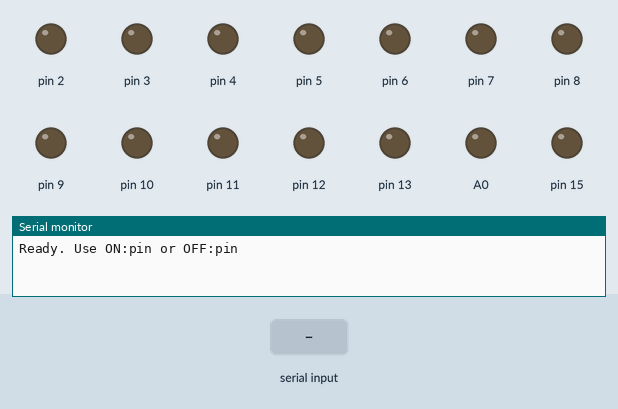
Recording of a sketch running on a simulated Arduino Uno, built with avr-gcc and run on an emulated ATmega328P. Parts: output pins drawn as LEDs (lit = HIGH), the last lines printed to the serial monitor. Inputs (shaded band) come from the test bench.

Above: at 1.2 s.
1.3 s: "ON:3\n" received over Serial
At 2.0 s:
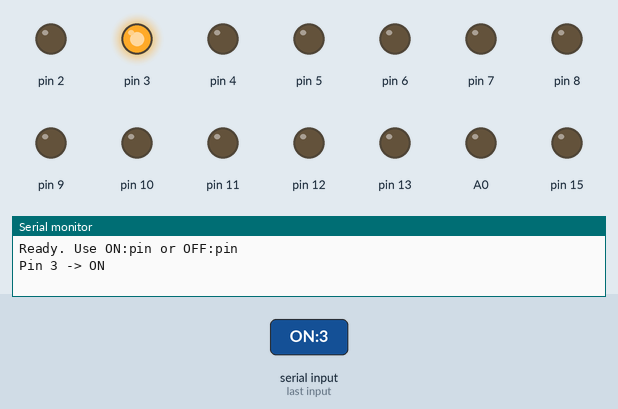
2.8 s: "OFF:1\n" received over Serial
Timing chart, 0 to 5.8 s (numbered marks = the images above; inputs shaded):
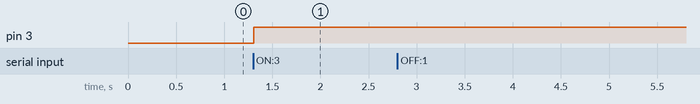

The sketch:

arduino-code.ino
```cpp
// Arduino code: Controls any pin using commands like "ON:3" or "OFF:A0"
// All digital + analog pins are set as OUTPUT.

void setup()
{
    Serial.begin(9600);

    // Set all digital pins as OUTPUT
    for (int i = 0; i <= 13; i++)
    {
        pinMode(i, OUTPUT);
    }

    // On Uno, analog pins A0–A5 map to 14–19
    for (int i = A0; i <= A5; i++)
    {
        pinMode(i, OUTPUT);
    }

    Serial.println("Ready. Use ON:pin or OFF:pin");
}

void loop()
{
    if (Serial.available())
    {
        String cmd = Serial.readStringUntil('\n');
        cmd.trim();

        int colonIndex = cmd.indexOf(':');
        if (colonIndex == -1)
            return;

        String action = cmd.substring(0, colonIndex);
        String pinStr = cmd.substring(colonIndex + 1);

        int pin;

        // Check if analog pin (starts with 'A')
        if (pinStr.startsWith("A") || pinStr.startsWith("a"))
        {
            pin = A0 + pinStr.substring(1).toInt();
        }
        else
        {
            pin = pinStr.toInt();
        }

        // Execute ON/OFF
        if (action.equalsIgnoreCase("ON"))
        {
            digitalWrite(pin, HIGH);
            Serial.print("Pin ");
            Serial.print(pinStr);
            Serial.println(" -> ON");
        }
        else if (action.equalsIgnoreCase("OFF"))
        {
            digitalWrite(pin, LOW);
            Serial.print("Pin ");
            Serial.print(pinStr);
            Serial.println(" -> OFF");
        }
    }
}
```

Measured:
- after the input at 1.3 s, pin 3: LOW → HIGH at once
